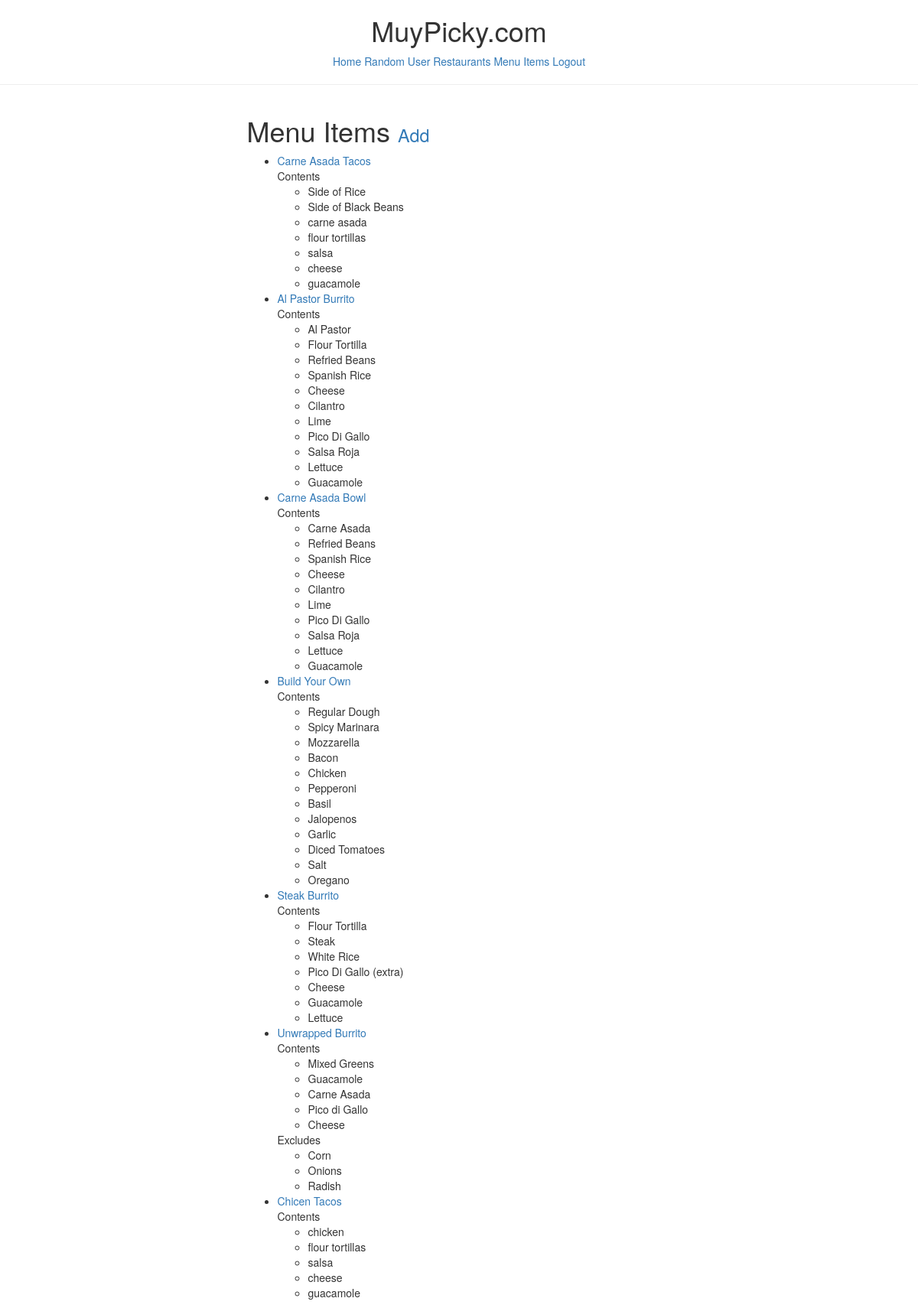
The app's page /items/ (signed in), older data.
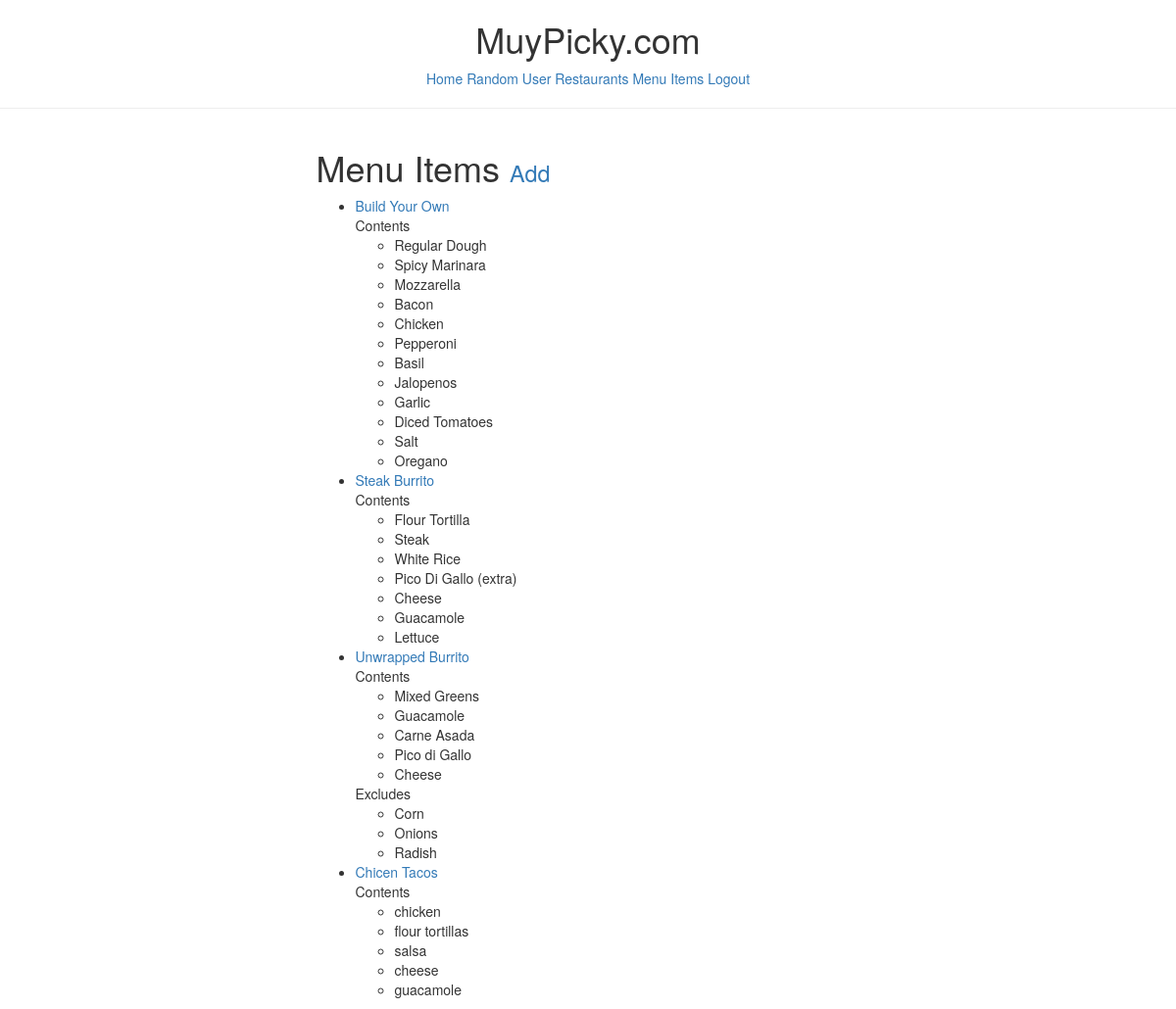
The same page, newer data.
### menus/models.py (models this page shows, shortened)
class Item(models.Model):
    user            = models.ForeignKey(settings.AUTH_USER_MODEL)
    restaurant      = models.ForeignKey(RestaurantLocation)
    name            = models.CharField(max_length=120)
    contents        = models.TextField(help_text='Separate each item by comma')
    excludes        = models.TextField(blank=True, null=True, help_text='Separate each item by comma')
    public          = models.BooleanField(default=True)
    timestamp       = models.DateTimeField(auto_now_add=True)
    updated         = models.DateTimeField(auto_now=True)
    def get_absolute_url(self): #get_absolute_url
        return reverse('menus:detail', kwargs={'pk': self.pk})
    class Meta:
        ordering = ['-updated', '-timestamp']
    def get_contents(self):
        return self.contents.split(",")
    def get_excludes(self):
        return self.excludes.split(",")

### menus/views.py (the view)
# urls.py: url(r'$', ItemListView.as_view(), name='list'),
class ItemListView(LoginRequiredMixin, ListView):
    def get_queryset(self):
        return Item.objects.filter(user=self.request.user)

### menus/templates/menus/item_list.html (shortened to what this page needs)
{% extends "base.html" %}
{% block content %}
<div class='row'>
<div class='col-sm-6 col-sm-offset-3'>
<h1>Menu Items <small><a href='{% url "menus:create" %}'>Add</a></small></h1>
<ul>
{% for obj in object_list %}
    <li><a href='{{ obj.get_absolute_url }}'>{{ obj.name }}</a><br/>
        {% if obj.contents %}
        Contents
        <ul>
            {% for item in obj.get_contents %}
            <li>{{ item }}</li>
            {% endfor %}
        </ul>
        {% endif %}
         {% if obj.excludes %}
        Excludes
        <ul>
            {% for item in obj.get_excludes %}
            <li>{{ item }}</li>
            {% endfor %}
        </ul>
        {% endif %}
    </li>
    {% empty %}
    <li><a href='{% url "menus:create" %}'>Add Menu Item</a></li>
</ul>
</div>
</div>
{% endfor %}
</ul>
{% endblock %}

Row changes from the older to the newer data that the page shows:
no longer on this page (row edited): Item: name "Carne Asada Tacos", get_contents "Side of Rice" "Side of Black Beans" "carne asada" "flour tortillas" "salsa" "cheese" "guacamole"
no longer on this page (row edited): Item: name "Al Pastor Burrito", get_contents "Al Pastor" "Flour Tortilla" "Refried Beans" "Spanish Rice" "Cheese" "Cilantro" "Lime" "Pico Di Gallo" "Salsa Roja" "Lettuce" "Guacamole"
no longer on this page (row edited): Item: name "Carne Asada Bowl", get_contents "Carne Asada" "Refried Beans" "Spanish Rice" "Cheese" "Cilantro" "Lime" "Pico Di Gallo" "Salsa Roja" "Lettuce" "Guacamole"
